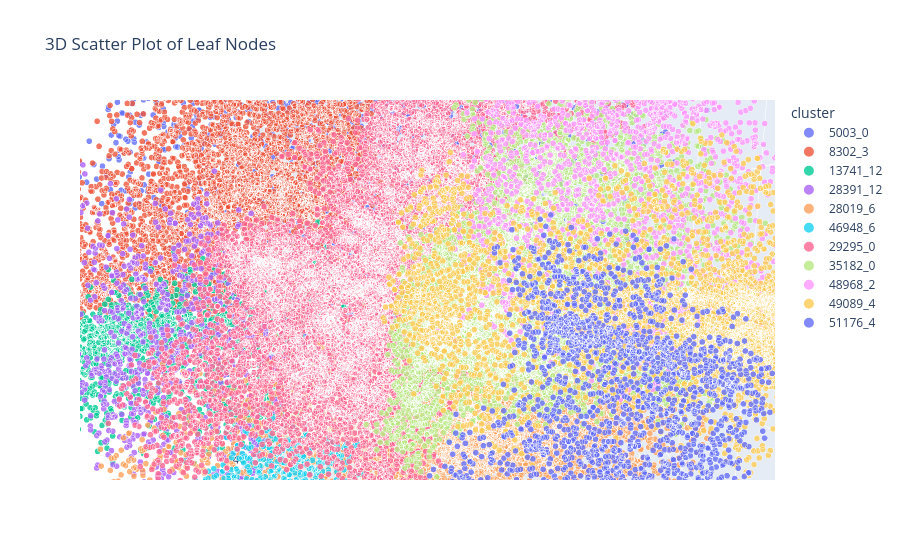

Notebook cell for this chart:
### Code cell
import plotly.express as px

# make a leaf node dataframe
def extract_leaf_nodes(tree, df):
    leaf_data = []
    for node in tree.hierarchy.traverse_top_down():
        if node.is_leaf():
            indices = node.data_indices
            if len(indices) > 0:
                node_data = df.iloc[indices].copy()
                node_data['cluster'] = node.node_id  # Cluster-ID
                leaf_data.append(node_data)
    return pd.concat(leaf_data, ignore_index=True) 

df_leaves = extract_leaf_nodes(pruned_tree, df)
df_leaves['size'] = 10 

# 3D-Scatter-Plot with Plotly
fig = px.scatter_3d(
    df_leaves, x='x', y='y', z='z', 
    color='cluster',  # colored Cluster
    size='size',
    title='3D Scatter Plot of Leaf Nodes',
    labels={'x': 'X', 'y': 'Y', 'z': 'Z'},
    opacity=0.8,
    size_max=10
)
fig.show()
fig.write_html("3d_scatter_plot.html")

### Figure 1 — Plotly figure (JSON) as saved in the notebook; plotly's stock layout.template omitted (floating-point values rounded to 4 significant figures; data arrays with more than 128 entries replaced by an {"elided": "..."} marker saying what was removed)
{"data": [{"hovertemplate": "cluster=5003_0<br>X=%{x}<br>Y=%{y}<br>Z=%{z}<br>size=%{marker.size}<extra></extra>", "legendgroup": "5003_0", "marker": {"color": "#636efa", "opacity": 0.8, "size": {"elided": "8672 int values"}, "sizemode": "area", "sizeref": 0.1, "symbol": "circle"}, "mode": "markers", "name": "5003_0", "scene": "scene", "showlegend": true, "type": "scatter3d", "x": {"elided": "8672 float values"}, "y": {"elided": "8672 float values"}, "z": {"elided": "8672 float values"}}, {"hovertemplate": "cluster=8302_3<br>X=%{x}<br>Y=%{y}<br>Z=%{z}<br>size=%{marker.size}<extra></extra>", "legendgroup": "8302_3", "marker": {"color": "#EF553B", "opacity": 0.8, "size": {"elided": "4754 int values"}, "sizemode": "area", "sizeref": 0.1, "symbol": "circle"}, "mode": "markers", "name": "8302_3", "scene": "scene", "showlegend": true, "type": "scatter3d", "x": {"elided": "4754 float values"}, "y": {"elided": "4754 float values"}, "z": {"elided": "4754 float values"}}, {"hovertemplate": "cluster=13741_12<br>X=%{x}<br>Y=%{y}<br>Z=%{z}<br>size=%{marker.size}<extra></extra>", "legendgroup": "13741_12", "marker": {"color": "#00cc96", "opacity": 0.8, "size": {"elided": "1628 int values"}, "sizemode": "area", "sizeref": 0.1, "symbol": "circle"}, "mode": "markers", "name": "13741_12", "scene": "scene", "showlegend": true, "type": "scatter3d", "x": {"elided": "1628 float values"}, "y": {"elided": "1628 float values"}, "z": {"elided": "1628 float values"}}, {"hovertemplate": "cluster=28391_12<br>X=%{x}<br>Y=%{y}<br>Z=%{z}<br>size=%{marker.size}<extra></extra>", "legendgroup": "28391_12", "marker": {"color": "#ab63fa", "opacity": 0.8, "size": {"elided": "908 int values"}, "sizemode": "area", "sizeref": 0.1, "symbol": "circle"}, "mode": "markers", "name": "28391_12", "scene": "scene", "showlegend": true, "type": "scatter3d", "x": {"elided": "908 float values"}, "y": {"elided": "908 float values"}, "z": {"elided": "908 float values"}}, {"hovertemplate": "cluster=28019_6<br>X=%{x}<br>Y=%{y}<br>Z=%{z}<br>size=%{marker.size}<extra></extra>", "legendgroup": "28019_6", "marker": {"color": "#FFA15A", "opacity": 0.8, "size": {"elided": "8761 int values"}, "sizemode": "area", "sizeref": 0.1, "symbol": "circle"}, "mode": "markers", "name": "28019_6", "scene": "scene", "showlegend": true, "type": "scatter3d", "x": {"elided": "8761 float values"}, "y": {"elided": "8761 float values"}, "z": {"elided": "8761 float values"}}, {"hovertemplate": "cluster=46948_6<br>X=%{x}<br>Y=%{y}<br>Z=%{z}<br>size=%{marker.size}<extra></extra>", "legendgroup": "46948_6", "marker": {"color": "#19d3f3", "opacity": 0.8, "size": {"elided": "951 int values"}, "sizemode": "area", "sizeref": 0.1, "symbol": "circle"}, "mode": "markers", "name": "46948_6", "scene": "scene", "showlegend": true, "type": "scatter3d", "x": {"elided": "951 float values"}, "y": {"elided": "951 float values"}, "z": {"elided": "951 float values"}}, {"hovertemplate": "cluster=29295_0<br>X=%{x}<br>Y=%{y}<br>Z=%{z}<br>size=%{marker.size}<extra></extra>", "legendgroup": "29295_0", "marker": {"color": "#FF6692", "opacity": 0.8, "size": {"elided": "10349 int values"}, "sizemode": "area", "sizeref": 0.1, "symbol": "circle"}, "mode": "markers", "name": "29295_0", "scene": "scene", "showlegend": true, "type": "scatter3d", "x": {"elided": "10349 float values"}, "y": {"elided": "10349 float values"}, "z": {"elided": "10349 float values"}}, {"hovertemplate": "cluster=35182_0<br>X=%{x}<br>Y=%{y}<br>Z=%{z}<br>size=%{marker.size}<extra></extra>", "legendgroup": "35182_0", "marker": {"color": "#B6E880", "opacity": 0.8, "size": {"elided": "7828 int values"}, "sizemode": "area", "sizeref": 0.1, "symbol": "circle"}, "mode": "markers", "name": "35182_0", "scene": "scene", "showlegend": true, "type": "scatter3d", "x": {"elided": "7828 float values"}, "y": {"elided": "7828 float values"}, "z": {"elided": "7828 float values"}}, {"hovertemplate": "cluster=48968_2<br>X=%{x}<br>Y=%{y}<br>Z=%{z}<br>size=%{marker.size}<extra></extra>", "legendgroup": "48968_2", "marker": {"color": "#FF97FF", "opacity": 0.8, "size": {"elided": "2094 int values"}, "sizemode": "area", "sizeref": 0.1, "symbol": "circle"}, "mode": "markers", "name": "48968_2", "scene": "scene", "showlegend": true, "type": "scatter3d", "x": {"elided": "2094 float values"}, "y": {"elided": "2094 float values"}, "z": {"elided": "2094 float values"}}, {"hovertemplate": "cluster=49089_4<br>X=%{x}<br>Y=%{y}<br>Z=%{z}<br>size=%{marker.size}<extra></extra>", "legendgroup": "49089_4", "marker": {"color": "#FECB52", "opacity": 0.8, "size": {"elided": "3844 int values"}, "sizemode": "area", "sizeref": 0.1, "symbol": "circle"}, "mode": "markers", "name": "49089_4", "scene": "scene", "showlegend": true, "type": "scatter3d", "x": {"elided": "3844 float values"}, "y": {"elided": "3844 float values"}, "z": {"elided": "3844 float values"}}, {"hovertemplate": "cluster=51176_4<br>X=%{x}<br>Y=%{y}<br>Z=%{z}<br>size=%{marker.size}<extra></extra>", "legendgroup": "51176_4", "marker": {"color": "#636efa", "opacity": 0.8, "size": {"elided": "2181 int values"}, "sizemode": "area", "sizeref": 0.1, "symbol": "circle"}, "mode": "markers", "name": "51176_4", "scene": "scene", "showlegend": true, "type": "scatter3d", "x": {"elided": "2181 float values"}, "y": {"elided": "2181 float values"}, "z": {"elided": "2181 float values"}}], "layout": {"autosize": true, "legend": {"itemsizing": "constant", "title": {"text": "cluster"}, "tracegroupgap": 0}, "scene": {"aspectmode": "auto", "aspectratio": {"x": 1.003, "y": 0.9986, "z": 0.9985}, "camera": {"center": {"x": 0, "y": 0, "z": 0}, "eye": {"x": 0.735, "y": 0.05213, "z": 0.08664}, "projection": {"type": "perspective"}, "up": {"x": 0, "y": 0, "z": 1}}, "domain": {"x": [0, 1], "y": [0, 1]}, "xaxis": {"title": {"text": "X"}, "type": "linear"}, "yaxis": {"title": {"text": "Y"}, "type": "linear"}, "zaxis": {"title": {"text": "Z"}, "type": "linear"}}, "title": {"text": "3D Scatter Plot of Leaf Nodes"}}}
